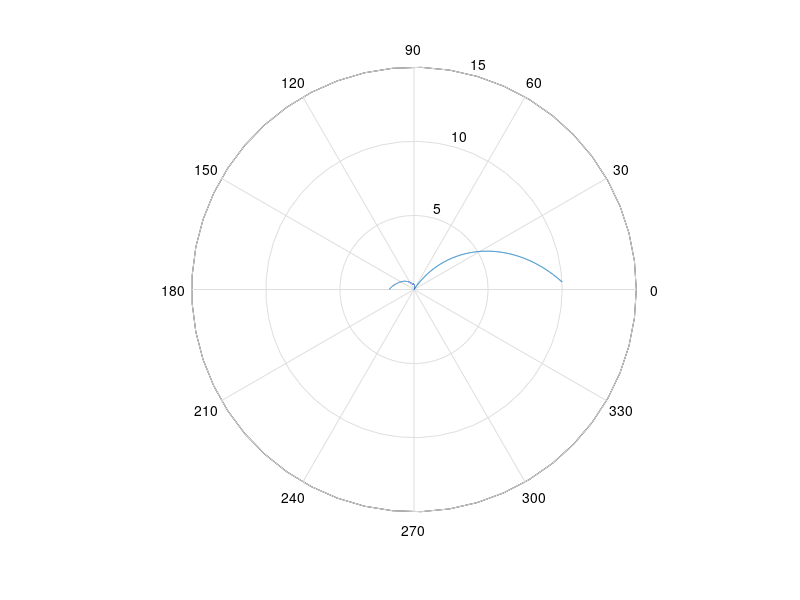

This figure's MATLAB source:
clear all;
clc;
%To find and plot R(theta)
%The two boundary conditions are : 
%1) R(tan^-1(c/5R)) = sqrt(c^2 + 25R^2)
%2) R'(tan^-1(c/5R)) = 0

c = 0.5;                  %'c' Parameter
lb = atan(c/10);         %lb on theta
ub = pi;              %ub on theta (Till the Singularity)

delta = 0.001;          %grid width (Accuracy of the problem

theta = lb:delta:ub;    %theta matrix

l = length(theta);      %size of the grid

r = zeros(1,l);           %initializing the R vector

%Incorporating the Boundary Conditions
r(1) = sqrt(c^2 + 100);
r(2) = r(1)*(1-delta*cos(lb));
%r(2) = r(1);

%Defining the Difference Equation for the given Problem
for k = 2:l-1
    %Defining the non-linear function f(r)
    f = (((7400)*(1+r(k)^2))/(324*(r(k)^6)-12400));
    %Defining the quadratic coefficients of x(k+1)
    a = r(k) - delta;
    b = (-3*(r(k)^2) + r(k)*r(k-1) + 2*delta*r(k));
    c = (2*(r(k)^3) - (r(k)^2)*r(k-1) - (delta * (r(k)^2)) - (delta^3)*f);
    r(k+1) = (((-1*b)-sqrt(b^2-4*a*c))/(2*a));
end

%Plotting the Polar Plot of R(theta)
polar(theta,r);
